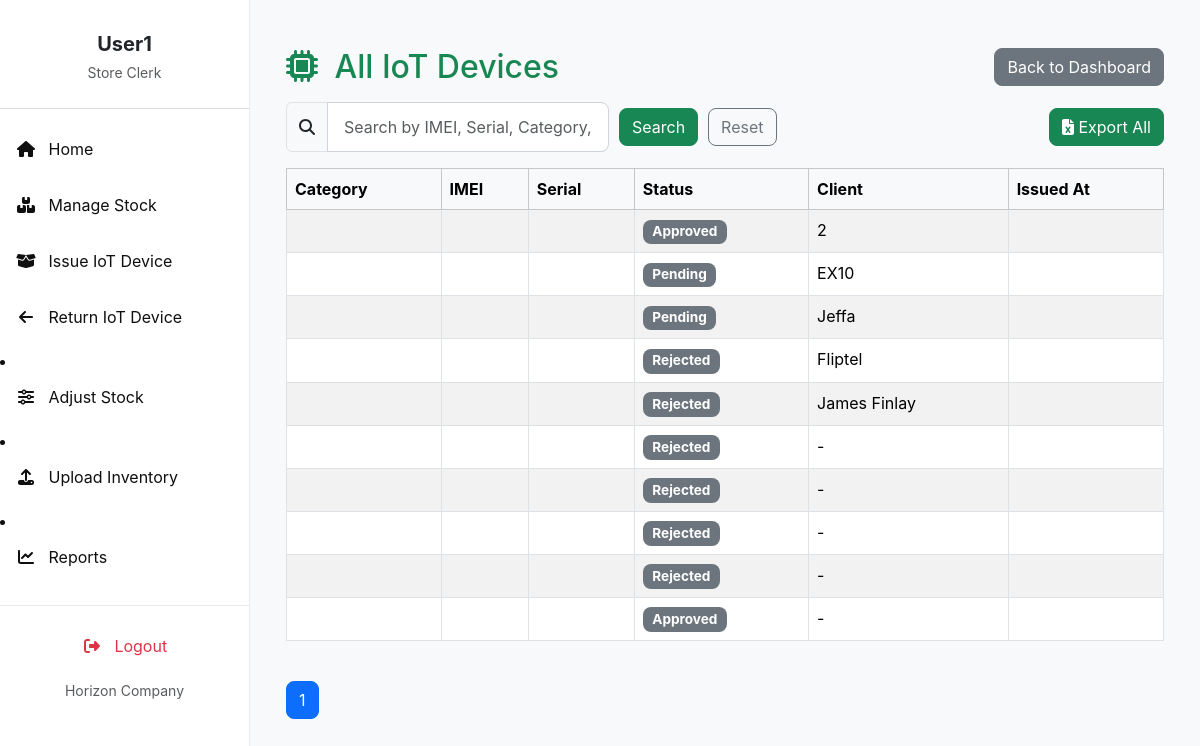
The page /reports/total-requests/ (signed in) on the database its author committed.
### invent/models.py (models this page shows, shortened)
class DeviceRequest(models.Model):
    device = models.ForeignKey(
        "Device",
        on_delete=models.CASCADE,
        related_name="requests"
    )
    requestor = models.ForeignKey(
        User,
        on_delete=models.CASCADE,
        related_name="device_requests"
    )
    client = models.ForeignKey(
        "Client",
        on_delete=models.CASCADE,
        related_name="client_requests",
        null=True,
        blank=True
    )
    quantity = models.PositiveIntegerField(default=1)
    reason = models.TextField(blank=True, null=True)
    application_date = models.DateField(default=timezone.now)
    STATUS_CHOICES = [
        ('Pending', 'Pending'),
        ('Approved', 'Approved'),
        ('Issued', 'Issued'),
        ('Rejected', 'Rejected'),
        ('Cancelled', 'Cancelled'),
        ('Partially Returned', 'Partially Returned'),
        ('Fully Returned', 'Fully Returned'),
    ]
    status = models.CharField(
        max_length=20, choices=STATUS_CHOICES, default='Pending'
    )
    date_requested = models.DateTimeField(auto_now_add=True)
    date_issued = models.DateTimeField(null=True, blank=True)
    returned_quantity = models.PositiveIntegerField(default=0)
    _original_status = None
    def __init__(self, *args, **kwargs):
        super().__init__(*args, **kwargs)
        self._original_status = self.status

class Client(models.Model):
    name = models.CharField(max_length=255)
    phone_no = models.CharField(max_length=50)
    email = models.EmailField()
    address = models.CharField(max_length=255)
    def __str__(self):
        return self.name

### invent/views.py (the view, shortened to what this page needs)
# urls.py: path('reports/total-requests/', views.total_requests, name='total_requests'),
@login_required
def total_requests(request):
    query = request.GET.get('q', '')
    status_filter = request.GET.get('status', '')
    queryset = DeviceRequest.objects.select_related("device", "client", "requestor").order_by('-date_requested')
    if status_filter:
        queryset = queryset.filter(status=status_filter)
    paginator = Paginator(queryset, 10)
    page_number = request.GET.get('page')
    page_obj = paginator.get_page(page_number)
    context = {
        'page_obj': page_obj,
        'status_filter': status_filter,
    }
    return render(request, 'invent/total_requests.html', context)

### invent/context_processors.py (called while the page is built)
def pending_requests_count(request):
    count = 0  # Default to 0
    if request.user.is_authenticated:
        if request.user.has_perm('invent.can_issue_device'):
            count = DeviceRequest.objects.filter(status='Pending').count()
    return {'pending_requests_count_for_sidebar': count}

### invent/templates/invent/total_requests.html (shortened to what this page needs)
{% extends 'invent/base_store_clerk.html' %}
{% block content %}
<div class="container mt-4">
    <div class="d-flex justify-content-between align-items-center mb-3">
        <h2 class="mb-0 text-primary"><i class="fas fa-microchip me-2"></i> All IoT Devices</h2>
        <a href="{% url 'store_clerk_dashboard' %}" class="btn btn-secondary">Back to Dashboard</a>
    </div>
    <div class="d-flex justify-content-between mb-3 align-items-center">
        <form method="get" class="d-flex align-items-center" style="gap: 10px;">
            <div class="input-group">
                <span class="input-group-text"><i class="fas fa-search"></i></span>
                <input type="text" name="q" value="{{ request.GET.q }}" class="form-control"
                       placeholder="Search by IMEI, Serial, Category, Client">
            </div>
            <button type="submit" class="btn btn-success">Search</button>
            <a href="{% url 'total_requests' %}" class="btn btn-outline-secondary">Reset</a>
        </form>
        <a href="{% url 'export_total_requests' %}" class="btn btn-success">
            <i class="fas fa-file-excel"></i> Export All
        </a>
    </div>
    <div class="table-responsive">
        <table class="table table-bordered table-striped">
            <thead class="table-light">
                <tr>
                    <th>Category</th>
                    <th>IMEI</th>
                    <th>Serial</th>
                    <th>Status</th>
                    <th>Client</th>
                    <th>Issued At</th>
                </tr>
            </thead>
            <tbody>
                {% for device in page_obj %}
                <tr>
                    <td>{{ device.category }}</td>
                    <td>{{ device.imei }}</td>
                    <td>{{ device.serial }}</td>
                    <td>
                        {% if device.status == "Available" %}
                            <span class="badge bg-success">Available</span>
                        {% else %}
                            <span class="badge bg-secondary">{{ device.status }}</span>
                        {% endif %}
                    </td>
                    <td>{{ device.client|default:"-" }}</td>
                    <td>{{ device.issued_at|date:"Y-m-d H:i" }}</td>
                </tr>
                {% empty %}
                <tr>
                    <td colspan="7" class="text-center">No devices found.</td>
                </tr>
                {% endfor %}
            </tbody>
        </table>
    </div>
    <div class="pagination mt-4 text-center">
        <ul class="list-unstyled d-inline-flex gap-2">
            {% for num in page_obj.paginator.page_range %}
                {% if page_obj.number == num %}
                    <li><span class="btn btn-primary">{{ num }}</span></li>
                {% else %}
                    <li><a href="?page={{ num }}" class="btn btn-outline-secondary">{{ num }}</a></li>
                {% endif %}
            {% endfor %}
        </ul>
    </div>
</div>
{% endblock %}

### invent/templates/invent/base_store_clerk.html (shortened to what this page needs)
<!DOCTYPE html>
<html lang="en">
<head>
    <link href="https://cdn.jsdelivr.net/npm/bootstrap@5.3.3/dist/css/bootstrap.min.css" rel="stylesheet">
    <link href="https://cdnjs.cloudflare.com/ajax/libs/font-awesome/6.4.0/css/all.min.css" rel="stylesheet">
    <link href="https://cdn.jsdelivr.net/npm/select2@4.1.0-rc.0/dist/css/select2.min.css" rel="stylesheet" />
    <link href="https://cdn.jsdelivr.net/npm/select2-bootstrap-5-theme@1.3.0/dist/select2-bootstrap-5-theme.min.css" rel="stylesheet" />
</head>
<body>
    <nav id="sidebarMenu" class="sidebar-wrapper collapse d-md-block">
        <div class="sidebar-content">
            <div class="text-center mb-4 pt-3">
                <h5 class="fw-bold mb-1 text-dark">{{ user.first_name|default:user.username }}</h5>
                <small class="text-muted">Store Clerk</small>
            </div>
            <hr class="border-secondary opacity-25" />
            <ul class="nav flex-column">
                <li class="nav-item mb-2">
                    <a class="nav-link {% if request.resolver_match.url_name == 'store_clerk_dashboard' %}active{% endif %}" href="{% url 'store_clerk_dashboard' %}">
                       <i class="fas fa-fw fa-home me-2"></i> Home
                    </a>
                </li>
                <li class="nav-item mb-2">
                    <a class="nav-link {% if request.resolver_match.url_name == 'manage_stock' %}active{% endif %}" href="{% url 'manage_stock' %}">
                        <i class="fas fa-fw fa-boxes me-2"></i> Manage Stock
                    </a>
                </li>
                <li class="nav-item mb-2">
                    <a class="nav-link {% if request.resolver_match.url_name == 'issue_device' %}active{% endif %}" href="{% url 'issue_device' %}">
                        <i class="fas fa-fw fa-box-open me-2"></i> Issue IoT Device
                    </a>
                </li>
                <li class="nav-item mb-2">
                    <a class="nav-link {% if request.resolver_match.url_name == 'return_device' %}active{% endif %}" href="{% url 'return_device' %}">
                        <i class="fas fa-fw fa-arrow-left me-2"></i> Return IoT Device
                    </a>
                </li>
            </ul>
                <li class="nav-item mb-2">
                    <a class="nav-link {% if request.resolver_match.url_name == 'adjust_stock' %}active{% endif %}" href="{% url 'adjust_stock' %}">
                        <i class="fas fa-fw fa-sliders-h me-2"></i> Adjust Stock
                    </a>
                </li>
                <li class="nav-item mb-2">
                    <a class="nav-link {% if request.resolver_match.url_name == 'upload_inventory' %}active{% endif %}" href="{% url 'upload_inventory' %}">
                        <i class="fas fa-fw fa-upload me-2"></i> Upload Inventory
                    </a>
                </li>
                <li class="nav-item mb-2">
                    <a class="nav-link {% if request.resolver_match.url_name == 'reports' %}active{% endif %}" href="{% url 'reports' %}">
                        <i class="fas fa-fw fa-chart-line me-2"></i> Reports
                    </a>
                </li>
        </div>
        <div class="sidebar-bottom">
            <ul class="nav flex-column mb-2">
                <li class="nav-item">
                    <a class="nav-link text-danger logout-link" href="{% url 'logout' %}">
                        <i class="fas fa-fw fa-right-from-bracket me-2"></i> Logout
                    </a>
                </li>
            </ul>
            <small class="text-muted">Horizon Company</small>
        </div>
    </nav>
    <main class="main-content">
        {% block content %}{% endblock %}
    </main>
</body>
</html>

### invent/templates/invent/base_store_clerk.html (style rules this page uses)
:root { --bs-primary: #198754; --bs-primary-rgb: 25, 135, 84; --bs-btn-primary-color: #fff; --bs-btn-primary-bg: var(--bs-primary); --bs-btn-primary-border-color: var(--bs-primary); --bs-btn-primary-hover-bg: #157347; --bs-btn-primary-hover-border-color: #146c43; --bs-btn-primary-active-bg: #13653f; --bs-btn-primary-active-border-color: #125f3c; --bs-link-color: var(--bs-primary); --bs-link-hover-color: #157347; --sidebar-bg: white; --sidebar-text: #0f0f0f; --sidebar-active: #178526; --sidebar-hover: #15b33c; }
body { font-family: 'Inter', sans-serif; background-color: #f8f9fa; margin: 0; }
.sidebar-wrapper { position: fixed; top: 0; bottom: 0; left: 0; width: 250px; background-color: var(--sidebar-bg); color: var(--sidebar-text); border-right: 1px solid #e9ecef; z-index: 1030; display: flex; flex-direction: column; }
.sidebar-content { flex-grow: 1; overflow-y: auto; padding-top: 1rem; padding-bottom: 1rem; }
.sidebar-wrapper .nav-link { color: var(--sidebar-text); padding: 0.75rem 1rem; border-radius: 0.5rem; transition: background-color 0.2s ease, color 0.2s ease; }
.sidebar-wrapper .nav-link.text-danger { color: #dc3545 !important; }
.sidebar-bottom { padding-top: 1rem; padding-bottom: 1rem; text-align: center; border-top: 1px solid #e9ecef; }
.main-content { margin-left: 250px; padding: 1.5rem; min-height: 100vh; overflow-x: hidden; transition: margin-left 0.3s ease-in-out; }
.btn { border-radius: 0.5rem; }
.badge { border-radius: 0.5rem; padding: 0.4em 0.7em; font-size: 0.85em; }
.table thead th { border-bottom: none; }
.table tbody tr:last-child td { border-bottom: none; }
.form-control, .form-select { border-radius: 0.5rem; border-color: #ced4da; padding: 0.75rem 1rem; }

### rows shown on the page
DeviceRequest: status "Approved", client "2"
DeviceRequest: status "Pending", client "EX10"
DeviceRequest: status "Pending", client "Jeffa"
DeviceRequest: status "Rejected", client "Fliptel"
DeviceRequest: status "Rejected", client "James Finlay"
DeviceRequest: status "Rejected", client "-"
DeviceRequest: status "Rejected", client "-"
DeviceRequest: status "Rejected", client "-"
DeviceRequest: status "Rejected", client "-"
DeviceRequest: status "Approved", client "-"

### other values the page prints
{{ user.first_name|default:user.username }} "User1"
{{ num }} "1"
